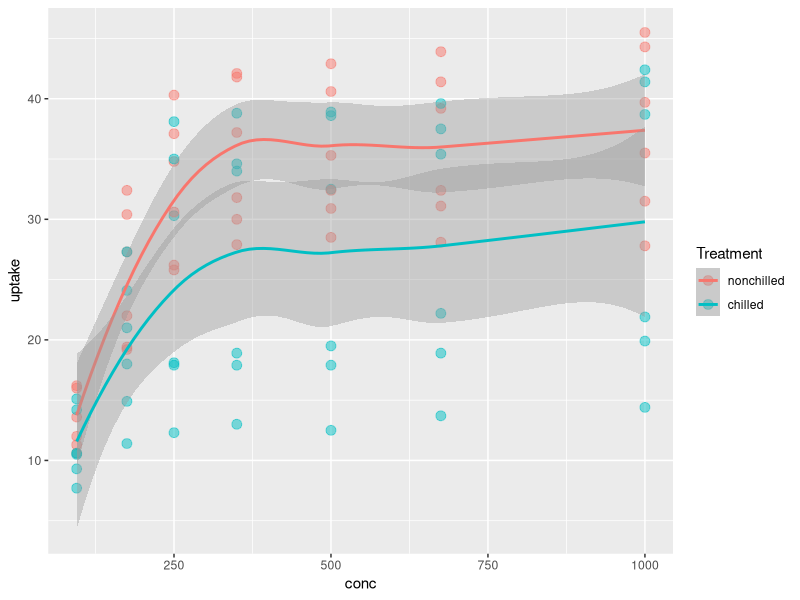

Write the R code that produced this figure.
####prise en main / tests de graphiques####


##ggplot2
install.packages("ggplot2")
library(ggplot2)

CO2
names(CO2)

ggplot(CO2, aes(conc, uptake,
             colour = Treatment))+
  geom_point(size = 3, alpha = 0.5)+
  geom_smooth()

